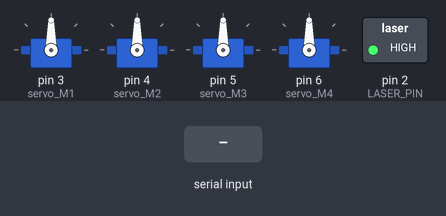
A sketch run on a simulated Arduino Uno, built with avr-gcc and run on an emulated ATmega328P. Parts: 4 × servo, switched loads named in the sketch (green lamp = pin HIGH). The inputs (shaded band) are chosen by the test bench.

Above: at 1.2 s.
1.3 s: "90,45\n" received over Serial
At 4.07 s:
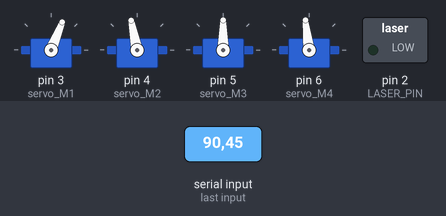
4.3 s: "30,150\n" received over Serial
At 7.1 s:
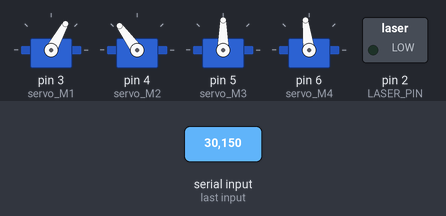
7.3 s: "90\n" received over Serial
At 9.6 s:
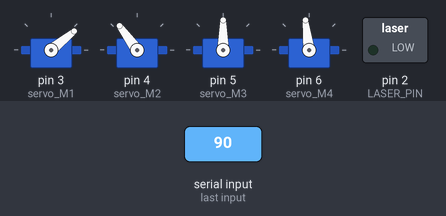
10.3 s: "200\n" received over Serial
At 13.0 s:
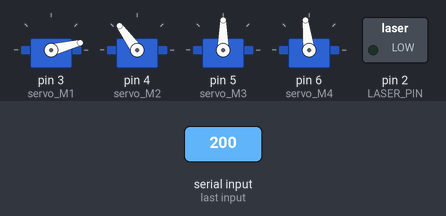
13.3 s: "30,150\n" received over Serial
At 16.1 s:
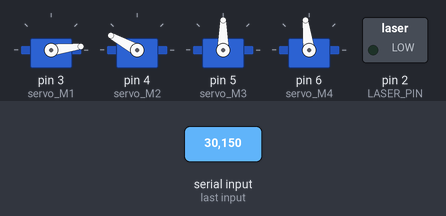
16.3 s: "90,45\n" received over Serial
At 17.4 s:
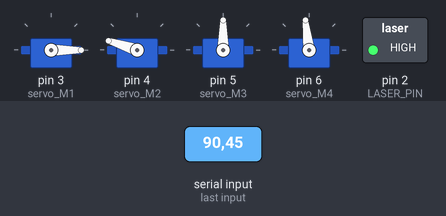
Timing chart, 0 to 19.8 s (numbered marks = the images above; inputs shaded):
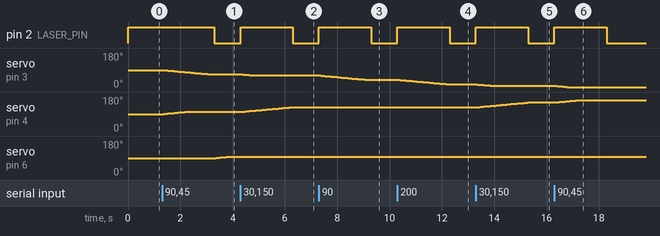

The sketch:

robot_arm.ino
```cpp
#include <Servo.h>

// تعريف محركات السيرفو للذراع
Servo servo_M1;  // القاعدة (Theta 1) -> Pin 3
Servo servo_M2;  // الكتف (Theta 2) -> Pin 4
Servo servo_M3;  // الكوع (Theta 3) -> Pin 5
Servo servo_M4;  // المعصم (Theta 4) -> Pin 6

// تعريف بن الليزر
const int LASER_PIN = 2;  // الليزر -> Pin 2

// --- متغيرات نظام الحماية Watchdog ---
unsigned long last_data_time = 0;
const unsigned long TIMEOUT_LIMIT = 2000;  // ثانيتين

// --- إعدادات بطء حركة السيرفو ---
const unsigned long SERVO_STEP_INTERVAL = 80;
const int SERVO_STEP_SIZE = 1;  // درجة واحدة كل خطوة
unsigned long last_servo_step_time = 0;

// --- إعدادات تصحيح الخطأ البصري (Visual Servoing) ---
// الراسبيري باي بيبعت قيمتين بس: error_x, error_y (فرق البكسل بين مركز الهدف ومنتصف الكاميرا)
// مش 4 زوايا مفاصل، فالذراع بيتحرك في اتجاهين بس: يمين/شمال (Pan) وفوق/تحت (Tilt)
const int PIXEL_DEADBAND = 15;           // منطقة أمان بالبكسل عشان نمنع اهتزاز السيرفو (زي ما مذكور في تقرير المشروع)
const float ERROR_TO_DEGREE_DIVISOR = 4.0;  // معامل تحويل بكسل->درجة، يحتاج ضبط عملي على الهاردوير الحقيقي

// الزوايا الحالية الفعلية للموتورات
int current_M1 = 90;
int current_M2 = 90;
int current_M3 = 90;
int current_M4 = 90;

// الزوايا المطلوبة
int target_M1 = 90;
int target_M2 = 90;
int target_M3 = 90;
int target_M4 = 90;

void setup() {
  Serial.begin(115200);
  Serial.setTimeout(20);

  servo_M1.attach(3);
  servo_M2.attach(4);
  servo_M3.attach(5);
  servo_M4.attach(6);

  pinMode(LASER_PIN, OUTPUT);
  digitalWrite(LASER_PIN, HIGH);

  // وضعية البداية الآمنة
  servo_M1.write(current_M1);
  servo_M2.write(current_M2);
  servo_M3.write(current_M3);
  servo_M4.write(current_M4);

  last_data_time = millis();
  last_servo_step_time = millis();
}

void loop() {
  // استقبال بيانات الراسبيري
  if (Serial.available() > 0) {
    String data_stream = Serial.readStringUntil('\n');
    data_stream.trim();

    if (data_stream.startsWith("STOP")) {
      // الهدف اتفقد: نطفي الليزر بس، ونسيب الذراع في مكانها الحالي (من غير رجوع مفاجئ للنص)
      digitalWrite(LASER_PIN, LOW);
      last_data_time = millis();
    } else {
      // error_x: فرق البكسل الأفقي (يمين/شمال) -- error_y: فرق البكسل الرأسي (فوق/تحت)
      float error_x = parser_float(data_stream, ',', 0);
      float error_y = parser_float(data_stream, ',', 1);

      last_data_time = millis();
      digitalWrite(LASER_PIN, HIGH);

      // Pan (يمين/شمال) عن طريق سيرفو القاعدة M1
      if (abs(error_x) > PIXEL_DEADBAND) {
        target_M1 = constrain(target_M1 - (int)(error_x / ERROR_TO_DEGREE_DIVISOR), 0, 180);
      }
      // Tilt (فوق/تحت) عن طريق سيرفو الكتف M2
      if (abs(error_y) > PIXEL_DEADBAND) {
        target_M2 = constrain(target_M2 + (int)(error_y / ERROR_TO_DEGREE_DIVISOR), 0, 180);
      }
      // الكوع والمعصم (M3, M4) مفيش ليهم إحداثيات مبعوتة من الراسبيري، فبيفضلوا ثابتين على وضع محايد
    }
  }

  // نظام الحماية لو البيانات وقفت
  if (millis() - last_data_time > TIMEOUT_LIMIT) {
    target_M1 = current_M1;  // فضل في مكانك، متطلعش فجأة للنص
    target_M2 = current_M2;
    target_M3 = 90;
    target_M4 = 97;
    digitalWrite(LASER_PIN, LOW);
  }

  // تحريك السيرفو تدريجياً بدون delay
  move_servos_slowly();
}

void move_servos_slowly() {
  if (millis() - last_servo_step_time >= SERVO_STEP_INTERVAL) {
    last_servo_step_time = millis();

    current_M1 = move_towards(current_M1, target_M1, SERVO_STEP_SIZE);
    current_M2 = move_towards(current_M2, target_M2, SERVO_STEP_SIZE);
    current_M3 = move_towards(current_M3, target_M3, SERVO_STEP_SIZE);
    current_M4 = move_towards(current_M4, target_M4, SERVO_STEP_SIZE);

    servo_M1.write(current_M1);
    servo_M2.write(current_M2);
    servo_M3.write(current_M3);
    servo_M4.write(current_M4);
  }
}

int move_towards(int current_pos, int target_pos, int step_size) {
  if (current_pos < target_pos) {
    current_pos += step_size;
    if (current_pos > target_pos) {
      current_pos = target_pos;
    }
  } else if (current_pos > target_pos) {
    current_pos -= step_size;
    if (current_pos < target_pos) {
      current_pos = target_pos;
    }
  }
  return current_pos;
}

float parser_float(String data, char separator, int index) {
  int found = 0;
  int strIndex[] = {0, -1};
  int maxIndex = data.length() - 1;

  for (int i = 0; i <= maxIndex && found <= index; i++) {
    if (data.charAt(i) == separator || i == maxIndex) {
      found++;
      strIndex[0] = strIndex[1] + 1;
      strIndex[1] = (i == maxIndex) ? i + 1 : i;
    }
  }

  return found > index ? data.substring(strIndex[0], strIndex[1]).toFloat() : 0.00;
}
```

Measured:
- after the input at 1.3 s, pin 2 (LASER_PIN): HIGH → LOW after 2.0 s instead of 0.70 s; servo on pin 3 (servo_M1): moves from 90° to 68° over 1.7 s, starting after 0.06 s; servo on pin 4 (servo_M2): moves from 90° to 101° over 0.80 s, starting after 0.06 s
- after the input at 4.3 s, pin 2 (LASER_PIN): LOW → HIGH at once, → LOW 2.0 s later; servo on pin 3 (servo_M1): moves from 68° to 61° over 0.48 s, starting at once; servo on pin 4 (servo_M2): moves from 101° to 126° over 1.9 s, starting at once
- after the input at 7.3 s, pin 2 (LASER_PIN): LOW → HIGH at once, → LOW 2.0 s later; servo on pin 3 (servo_M1): moves from 61° to 39° over 1.7 s, starting after 0.06 s
- after the input at 10.3 s, pin 2 (LASER_PIN): LOW → HIGH at once, → LOW 2.0 s later; servo on pin 3 (servo_M1): moves from 39° to 14° over 1.9 s, starting at once
- after the input at 13.3 s, pin 2 (LASER_PIN): LOW → HIGH at once, → LOW 2.0 s later; servo on pin 3 (servo_M1): moves from 14° to 7° over 0.48 s, starting after 0.06 s; servo on pin 4 (servo_M2): moves from 126° to 151° over 1.9 s, starting after 0.06 s
- after the input at 16.3 s, pin 2 (LASER_PIN): LOW → HIGH at once, → LOW 2.0 s later; servo on pin 3 (servo_M1): moves from 7° to 0° over 0.48 s, starting at once; servo on pin 4 (servo_M2): moves from 151° to 162° over 0.80 s, starting at once
